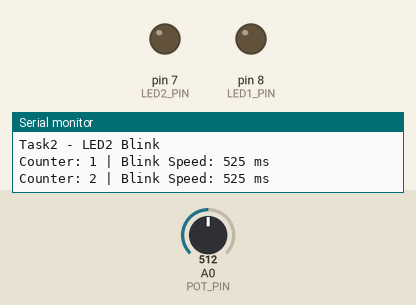
A sketch run on a simulated Arduino Uno, built with avr-gcc and run on an emulated ATmega328P. On the bench: output pins drawn as LEDs (lit = HIGH), the last lines printed to the serial monitor. Dashed ring = blinking. Inputs (shaded band) come from the test bench; at power-on: A0 (POT_PIN) = 512.

Above: at 0.8 s.
0.9 s: A0 (POT_PIN) set to 122
At 1.72 s:
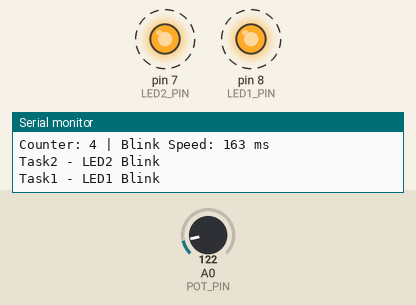
3.9 s: A0 (POT_PIN) set to 511
6.9 s: A0 (POT_PIN) set to 900
At 9.5 s:
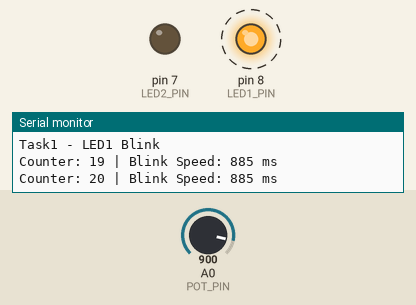
9.9 s: A0 (POT_PIN) set to 1023
Timing chart, 0 to 13.9 s (numbered marks = the images above; inputs shaded):
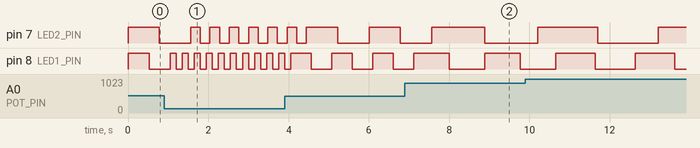

Measured:
- after the input at 0.9 s, pin 8 (LED1_PIN): alternates HIGH for 0.15 s and LOW for 0.15 s, starting after 0.30 s
- after the input at 6.9 s, pin 8 (LED1_PIN): HIGH → LOW after 1.1 s, → HIGH 0.89 s later, → LOW 0.89 s later

The sketch:

Percobaan_5Amodif.ino
```cpp
#include <Arduino_FreeRTOS.h>
#include <semphr.h>

#define POT_PIN  A0
#define LED1_PIN  8
#define LED2_PIN  7

SemaphoreHandle_t xMutex;
volatile int blinkSpeed = 200; // nilai default delay (ms)

void TaskReadPot(void *pvParameters);
void TaskBlink1(void *pvParameters);
void TaskBlink2(void *pvParameters);
void Taskprint(void *pvParameters);

void setup() {
  Serial.begin(9600);
  pinMode(POT_PIN, INPUT);

  xMutex = xSemaphoreCreateMutex();

  xTaskCreate(TaskReadPot, "ReadPot", 128, NULL, 2, NULL); // prioritas lebih tinggi
  xTaskCreate(TaskBlink1,  "task1",   128, NULL, 1, NULL);
  xTaskCreate(TaskBlink2,  "task2",   128, NULL, 1, NULL);
  xTaskCreate(Taskprint,   "task3",   128, NULL, 1, NULL);

  vTaskStartScheduler();
}

void loop() {}

// Task membaca potensiometer dan update blinkSpeed
void TaskReadPot(void *pvParameters) {
  while (1) {
    int potValue = analogRead(POT_PIN);          // 0 - 1023
    int newSpeed = map(potValue, 0, 1023, 50, 1000); // mapping ke 50ms - 1000ms

    if (xSemaphoreTake(xMutex, portMAX_DELAY) == pdTRUE) {
      blinkSpeed = newSpeed;
      xSemaphoreGive(xMutex);
    }

    vTaskDelay(100 / portTICK_PERIOD_MS);
  }
}

// Task LED 1 - kecepatan dipengaruhi potensiometer
void TaskBlink1(void *pvParameters) {
  pinMode(LED1_PIN, OUTPUT);
  while (1) {
    int speed;
    if (xSemaphoreTake(xMutex, portMAX_DELAY) == pdTRUE) {
      speed = blinkSpeed;
      xSemaphoreGive(xMutex);
    }

    Serial.println("Task1 - LED1 Blink");
    digitalWrite(LED1_PIN, HIGH);
    vTaskDelay(speed / portTICK_PERIOD_MS);
    digitalWrite(LED1_PIN, LOW);
    vTaskDelay(speed / portTICK_PERIOD_MS);
  }
}

// Task LED 2 - kecepatan 1.5x lebih lambat dari LED1
void TaskBlink2(void *pvParameters) {
  pinMode(LED2_PIN, OUTPUT);
  while (1) {
    int speed;
    if (xSemaphoreTake(xMutex, portMAX_DELAY) == pdTRUE) {
      speed = blinkSpeed;
      xSemaphoreGive(xMutex);
    }

    Serial.println("Task2 - LED2 Blink");
    digitalWrite(LED2_PIN, HIGH);
    vTaskDelay((speed * 1.5) / portTICK_PERIOD_MS);
    digitalWrite(LED2_PIN, LOW);
    vTaskDelay((speed * 1.5) / portTICK_PERIOD_MS);
  }
}

// Task print counter + tampilkan blinkSpeed saat ini
void Taskprint(void *pvParameters) {
  int counter = 0;
  while (1) {
    int speed;
    if (xSemaphoreTake(xMutex, portMAX_DELAY) == pdTRUE) {
      speed = blinkSpeed;
      xSemaphoreGive(xMutex);
    }

    counter++;
    Serial.print("Counter: ");
    Serial.print(counter);
    Serial.print(" | Blink Speed: ");
    Serial.print(speed);
    Serial.println(" ms");

    vTaskDelay(500 / portTICK_PERIOD_MS);
  }
}
```
